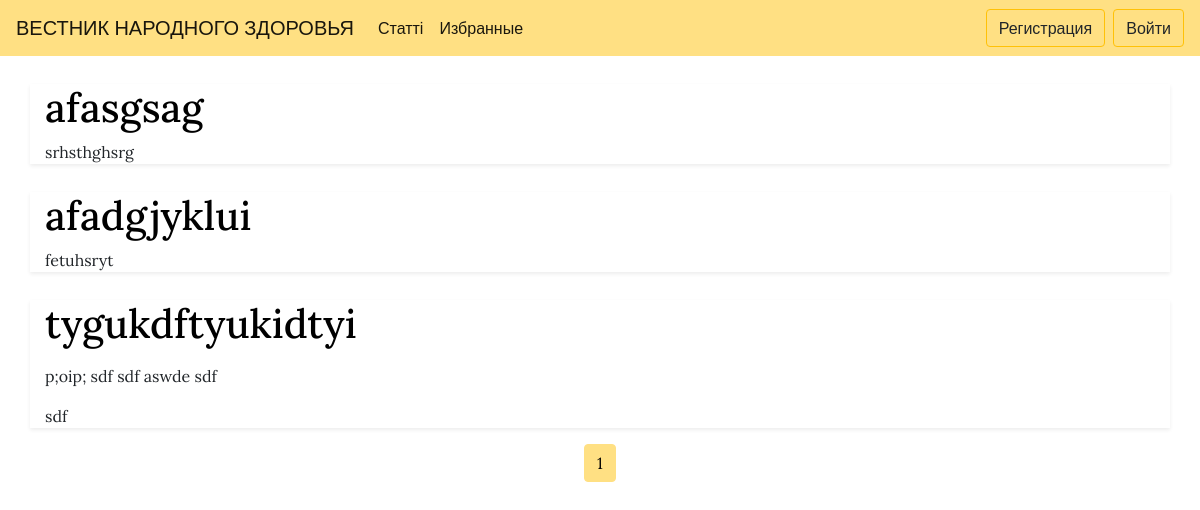
The page / on the database its author committed.
### base/models.py (models this page shows)
class Article(models.Model):
    title = models.CharField(max_length=200)
    author = models.ForeignKey('Author', on_delete=models.SET_NULL, null=True)
    body = RichTextField(blank=True, null=True)
    creation_date = models.DateTimeField(auto_now_add=True, editable=False)
    modified = models.DateTimeField(auto_now=True)
    favorite = models.ManyToManyField(User)
    def __str__(self):
        return self.title

### base/views.py (the view)
def start(request):
    article = Article.objects.all()
    paginator = Paginator(article, 10)  # Show 25 contacts per page.
    page_number = request.GET.get('page')
    page_obj = paginator.get_page(page_number)
    print(article)
    return render(request, 'base/start_page.html', {'articles':page_obj})

### templates/base/start_page.html (shortened to what this page needs)
{% extends 'base/index.html' %}
{% block other %}
<main role="main">
  {% for article in articles %}
    <div class="container shadow-sm">
      <p class="h1" style="margin-top:0.7em"><a href="{% url 'art_detail' article.id %}">{{article.title}}</a></p>
      <p>{{ article.body|truncatechars:1000|safe }}</p>
    </div>
  {% endfor %}
  <nav aria-label="...">
    <ul class="pagination justify-content-center">
      <li class="page-item active" aria-current="page">
        <span class="page-link">
          {{ articles.number }}
        </span>
      </li>
    </ul>
  </nav>
</main>
{% endblock %}

### static/css/main.css (style rules this page uses)
p { word-wrap:break-word; }
a { color: black; }
body { font-family: 'Lora', sans-serif !important; }
.page-item.active .page-link { color: #000000; background-color: #ffe083; border-color: #ffe083; }

### rows shown on the page
Article: title "afasgsag", body "srhsthghsrg"
Article: title "afadgjyklui", body "fetuhsryt"
Article: title "tygukdftyukidtyi", body "p;oip; sdf sdf aswde sdf sdf"

### other values the page prints
{{ articles.number }} "1"
